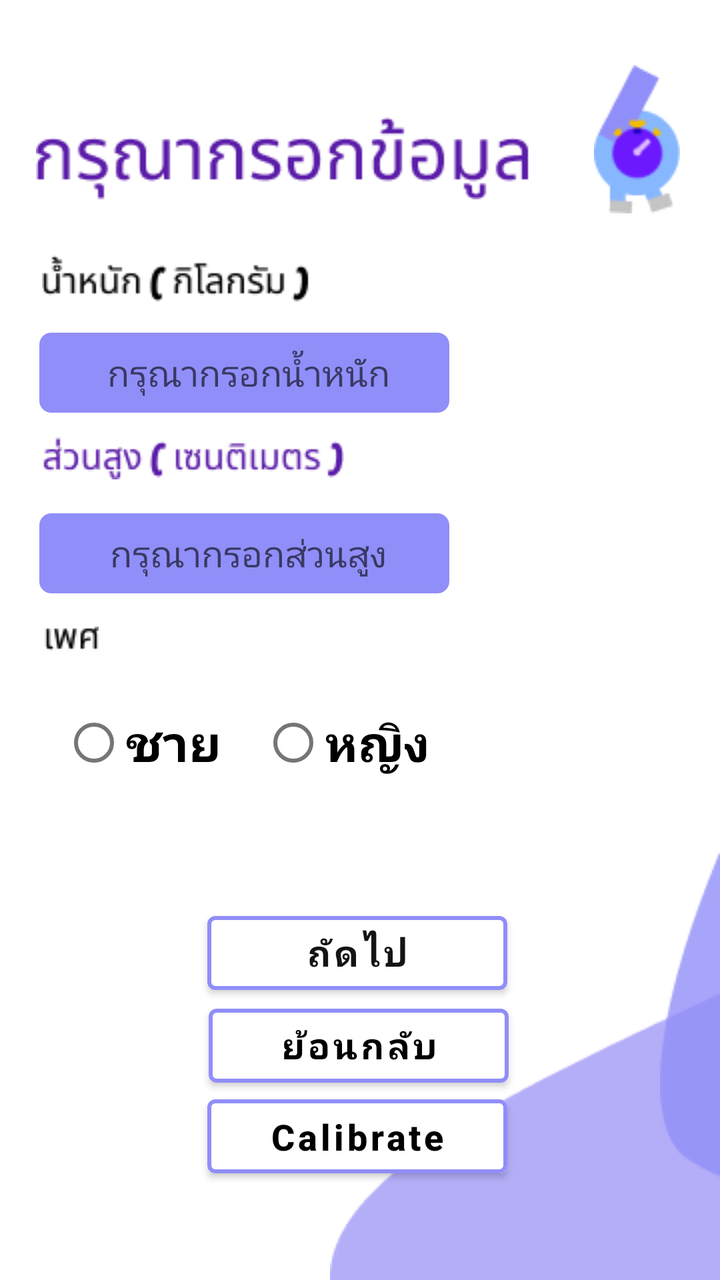
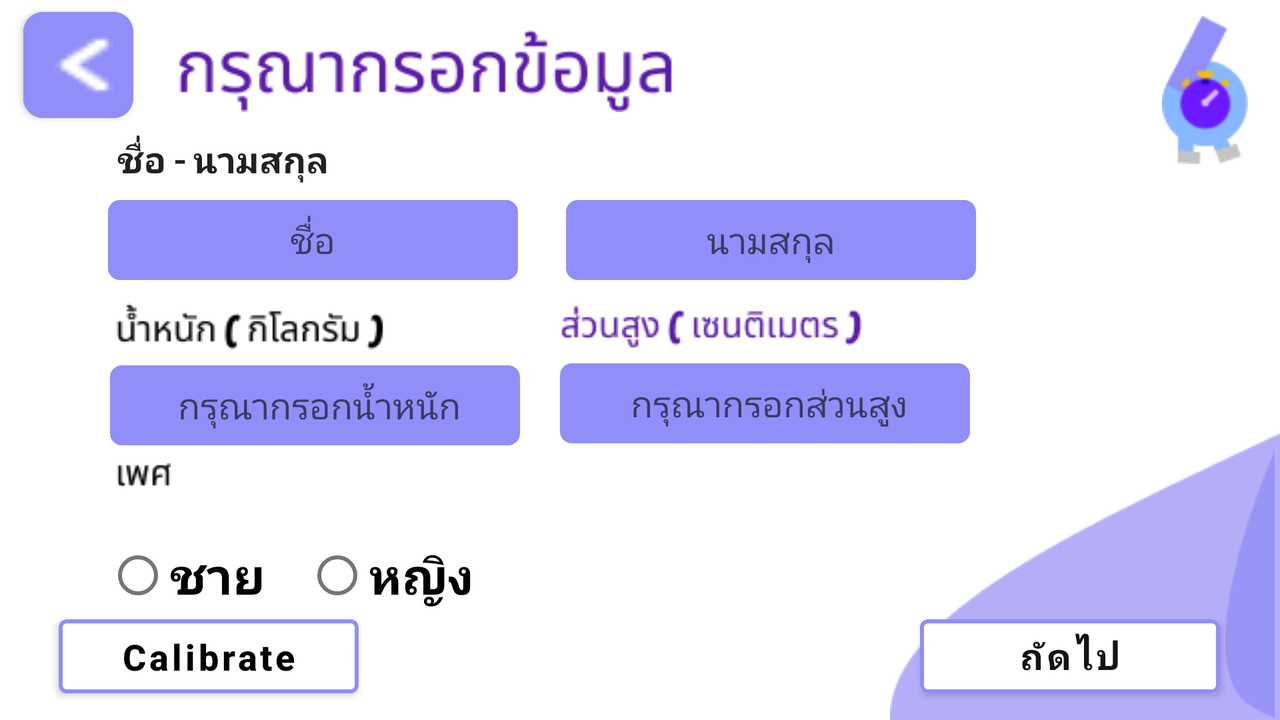

Compare how this app lays out the same screen by default and in its alternative resource folder. The renders come first, then the two layout files and the values they reference.
<!-- AndroidManifest.xml: application theme Theme.WalkFromHome -->
<!-- res/layout/activity_insert_data_page.xml -->
<?xml version="1.0" encoding="utf-8"?>
<androidx.constraintlayout.widget.ConstraintLayout xmlns:android="http://schemas.android.com/apk/res/android"
    xmlns:app="http://schemas.android.com/apk/res-auto"
    xmlns:tools="http://schemas.android.com/tools"
    android:layout_width="match_parent"
    android:layout_height="match_parent"
    android:background="@android:color/white"
    tools:context=".insert_data_page"
    tools:layout_editor_absoluteX="0dp"
    tools:layout_editor_absoluteY="0dp">

    <Button
        android:id="@+id/insert_data_next_button"
        android:layout_width="150dp"
        android:layout_height="49dp"
        android:backgroundTint="#FFFF"
        android:fontFamily="@font/poppins"
        android:text="ถัดไป"
        android:textColor="#151414"
        android:textSize="18sp"
        android:textStyle="bold"
        app:layout_constraintBottom_toBottomOf="parent"
        app:layout_constraintEnd_toEndOf="parent"
        app:layout_constraintHorizontal_bias="0.493"
        app:layout_constraintStart_toStartOf="parent"
        app:layout_constraintTop_toTopOf="parent"
        app:layout_constraintVertical_bias="0.765"
        app:strokeColor="#908EF8"
        app:strokeWidth="2dp" />

    <Button
        android:id="@+id/insert_data_back_button"
        android:layout_width="150dp"
        android:layout_height="49dp"
        android:backgroundTint="#ffff"
        android:fontFamily="@font/poppins"
        android:text="ย้อนกลับ"
        android:textAllCaps="false"
        android:textColor="@color/black"
        android:textColorHighlight="#131313"
        android:textColorHint="#292626"
        android:textSize="18sp"
        android:textStyle="bold"
        app:layout_constraintBottom_toBottomOf="parent"
        app:layout_constraintEnd_toEndOf="parent"
        app:layout_constraintHorizontal_bias="0.497"
        app:layout_constraintStart_toStartOf="parent"
        app:layout_constraintTop_toTopOf="parent"
        app:layout_constraintVertical_bias="0.843"
        app:strokeColor="#908EF8"
        app:strokeWidth="2dp" />

    <ImageView
        android:id="@+id/nsert_data_logo_11"
        android:layout_width="wrap_content"
        android:layout_height="wrap_content"
        android:layout_marginStart="250dp"
        android:layout_marginTop="15dp"
        app:layout_constraintBottom_toBottomOf="parent"
        app:layout_constraintEnd_toEndOf="parent"
        app:layout_constraintHorizontal_bias="0.703"
        app:layout_constraintStart_toStartOf="parent"
        app:layout_constraintTop_toTopOf="parent"
        app:layout_constraintVertical_bias="0.032"
        app:srcCompat="@drawable/third_page_logo"
        tools:ignore="ImageContrastCheck"
        tools:srcCompat="@drawable/third_page_logo" />

    <ImageView
        android:id="@+id/insert_data_text"
        android:layout_width="wrap_content"
        android:layout_height="wrap_content"
        app:layout_constraintBottom_toBottomOf="parent"
        app:layout_constraintEnd_toEndOf="parent"
        app:layout_constraintHorizontal_bias="0.158"
        app:layout_constraintStart_toStartOf="parent"
        app:layout_constraintTop_toTopOf="parent"
        app:layout_constraintVertical_bias="0.098"
        app:srcCompat="@drawable/elevenpage_1" />

    <ImageView
        android:id="@+id/insert_data_text2"
        android:layout_width="wrap_content"
        android:layout_height="wrap_content"
        app:layout_constraintBottom_toBottomOf="parent"
        app:layout_constraintEnd_toEndOf="parent"
        app:layout_constraintHorizontal_bias="0.093"
        app:layout_constraintStart_toStartOf="parent"
        app:layout_constraintTop_toTopOf="parent"
        app:layout_constraintVertical_bias="0.207"
        app:srcCompat="@drawable/elevenpage_4" />

    <com.google.android.material.textfield.TextInputEditText
        android:id="@+id/insert_weight"
        android:layout_width="205dp"
        android:layout_height="40dp"
        android:background="@drawable/insert_data_box"
        android:fontFamily="@font/poppins"
        android:hint=" กรุณากรอกน้ำหนัก"
        android:textAlignment="center"
        android:textSize="18sp"
        app:layout_constraintBottom_toBottomOf="parent"
        app:layout_constraintEnd_toEndOf="parent"
        app:layout_constraintHorizontal_bias="0.126"
        app:layout_constraintStart_toStartOf="parent"
        app:layout_constraintTop_toTopOf="parent"
        app:layout_constraintVertical_bias="0.277"
        tools:ignore="TouchTargetSizeCheck" />

    <com.google.android.material.textfield.TextInputEditText
        android:id="@+id/insert_height"
        android:layout_width="205dp"
        android:layout_height="40dp"
        android:background="@drawable/insert_data_box"
        android:fontFamily="@font/poppins"
        android:hint=" กรุณากรอกส่วนสูง"
        android:textAlignment="center"
        android:textSize="18sp"
        app:layout_constraintBottom_toBottomOf="parent"
        app:layout_constraintEnd_toEndOf="parent"
        app:layout_constraintHorizontal_bias="0.126"
        app:layout_constraintStart_toStartOf="parent"
        app:layout_constraintTop_toTopOf="parent"
        app:layout_constraintVertical_bias="0.428"
        tools:ignore="TouchTargetSizeCheck" />

    <ImageView
        android:id="@+id/insert_data_text3"
        android:layout_width="wrap_content"
        android:layout_height="wrap_content"
        app:layout_constraintBottom_toBottomOf="parent"
        app:layout_constraintEnd_toEndOf="parent"
        app:layout_constraintHorizontal_bias="0.1"
        app:layout_constraintStart_toStartOf="parent"
        app:layout_constraintTop_toTopOf="parent"
        app:layout_constraintVertical_bias="0.353"
        app:srcCompat="@drawable/elevenpage_6" />

    <ImageView
        android:id="@+id/insert_data_text4"
        android:layout_width="wrap_content"
        android:layout_height="wrap_content"
        app:layout_constraintBottom_toBottomOf="parent"
        app:layout_constraintEnd_toEndOf="parent"
        app:layout_constraintHorizontal_bias="0.067"
        app:layout_constraintStart_toStartOf="parent"
        app:layout_constraintTop_toTopOf="parent"
        app:layout_constraintVertical_bias="0.499"
        app:srcCompat="@drawable/elevenpage_5" />

    <ImageView
        android:id="@+id/eleven_ellipse_1"
        android:layout_width="wrap_content"
        android:layout_height="wrap_content"
        app:layout_constraintBottom_toBottomOf="parent"
        app:layout_constraintEnd_toEndOf="parent"
        app:layout_constraintHorizontal_bias="1.0"
        app:layout_constraintStart_toStartOf="parent"
        app:layout_constraintTop_toTopOf="parent"
        app:layout_constraintVertical_bias="1.0"
        app:srcCompat="@drawable/elevenpage_2" />

    <ImageView
        android:id="@+id/eleven_ellipse_2"
        android:layout_width="wrap_content"
        android:layout_height="wrap_content"
        app:layout_constraintBottom_toBottomOf="parent"
        app:layout_constraintEnd_toEndOf="parent"
        app:layout_constraintHorizontal_bias="1.0"
        app:layout_constraintStart_toStartOf="parent"
        app:layout_constraintTop_toTopOf="parent"
        app:layout_constraintVertical_bias="0.752"
        app:srcCompat="@drawable/elevenpage_3" />

    <RadioGroup
        android:id="@+id/genderGroup"
        android:layout_width="wrap_content"
        android:layout_height="wrap_content"
        android:layout_margin="5dp"
        android:orientation="horizontal"
        android:padding="5dp"
        app:layout_constraintBottom_toBottomOf="parent"
        app:layout_constraintEnd_toEndOf="parent"
        app:layout_constraintHorizontal_bias="0.08"
        app:layout_constraintStart_toStartOf="parent"
        app:layout_constraintTop_toTopOf="parent"
        app:layout_constraintVertical_bias="0.593">

        <RadioButton
            android:id="@+id/male_ratio"
            android:layout_width="match_parent"
            android:layout_height="wrap_content"
            android:layout_margin="10dp"
            android:fontFamily="@font/poppins"
            android:text="ชาย"
            android:textColor="@color/black"
            android:textAlignment="center"
            android:textSize="25sp"
            android:textStyle="bold" />

        <RadioButton
            android:id="@+id/female_ratio"
            android:layout_width="wrap_content"
            android:layout_height="wrap_content"
            android:layout_margin="10dp"
            android:fontFamily="@font/poppins"
            android:text="หญิง"
            android:textColor="@color/black"
            android:textAlignment="center"
            android:textSize="25sp"
            android:textStyle="bold" />

    </RadioGroup>
    <Button
        android:id="@+id/to_calibrate_button"
        android:layout_width="150dp"
        android:layout_height="49dp"
        android:backgroundTint="#ffff"
        android:text="Calibrate"
        android:textAllCaps="false"
        android:textColor="@color/black"
        android:textColorHighlight="#131313"
        android:textColorHint="#292626"
        android:textSize="18sp"
        android:textStyle="bold"
        app:layout_constraintBottom_toBottomOf="parent"
        app:layout_constraintEnd_toEndOf="parent"
        app:layout_constraintHorizontal_bias="0.493"
        app:layout_constraintStart_toStartOf="parent"
        app:layout_constraintTop_toTopOf="parent"
        app:layout_constraintVertical_bias="0.92"
        app:strokeColor="#908EF8"
        app:strokeWidth="2dp" />

</androidx.constraintlayout.widget.ConstraintLayout>
<!-- resources referenced by this layout -->
<resources>
  <color name="black">#FF000000</color>
  <!-- drawable elevenpage_1: png bitmap (drawable, 4054 bytes) -->
  <!-- drawable elevenpage_2: png bitmap (drawable, 1496 bytes) -->
  <!-- drawable elevenpage_3: png bitmap (drawable, 1187 bytes) -->
  <!-- drawable elevenpage_4: png bitmap (drawable, 1260 bytes) -->
  <!-- drawable elevenpage_5: png bitmap (drawable, 385 bytes) -->
  <!-- drawable elevenpage_6: png bitmap (drawable, 2394 bytes) -->
  <!-- drawable insert_data_box (drawable) -->
  <?xml version="1.0" encoding="utf-8"?>
  <shape
      xmlns:android="http://schemas.android.com/apk/res/android"
      android:shape="rectangle">
      <corners android:radius="6dp"/>
      <solid android:color="#908EF8"/>
  
  </shape>
  <!-- drawable third_page_logo: png bitmap (drawable, 2341 bytes) -->
  <style name="Theme.WalkFromHome" parent="Theme.MaterialComponents.DayNight.NoActionBar">
          
          <item name="colorPrimary">@color/purple_500</item>
          <item name="colorPrimaryVariant">@color/purple_700</item>
          <item name="colorOnPrimary">@color/white</item>
          
          <item name="colorSecondary">@color/teal_200</item>
          <item name="colorSecondaryVariant">@color/teal_700</item>
          <item name="colorOnSecondary">@color/black</item>
          
          <item name="android:statusBarColor" tools:targetApi="l">?attr/colorPrimaryVariant</item>
          
      </style>
  <color name="purple_500">#FF6200EE</color>
  <color name="purple_700">#FF3700B3</color>
  <color name="white">#FFFFFFFF</color>
  <color name="teal_200">#FF03DAC5</color>
  <color name="teal_700">#FF018786</color>
</resources>
<!-- res/layout-land/activity_insert_data_page.xml (the repository's variant of the layout above) -->
<!-- drawn on the phone turned sideways -->
<?xml version="1.0" encoding="utf-8"?>
<androidx.constraintlayout.widget.ConstraintLayout xmlns:android="http://schemas.android.com/apk/res/android"
    xmlns:app="http://schemas.android.com/apk/res-auto"
    xmlns:tools="http://schemas.android.com/tools"
    android:layout_width="match_parent"
    android:layout_height="match_parent"
    android:background="@android:color/white"
    tools:context=".insert_data_page"
    tools:layout_editor_absoluteX="0dp"
    tools:layout_editor_absoluteY="0dp">

    <Button
        android:id="@+id/insert_data_back_button"
        android:layout_width="55dp"
        android:layout_height="65dp"
        android:backgroundTint="#908EF8"
        android:isScrollContainer="false"
        app:cornerRadius="10dp"
        app:icon="@drawable/third_page_back_button"
        app:iconPadding="8dp"
        app:iconSize="29dp"
        app:layout_constraintBottom_toBottomOf="parent"
        app:layout_constraintEnd_toEndOf="parent"
        app:layout_constraintHorizontal_bias="0.02"
        app:layout_constraintStart_toStartOf="parent"
        app:layout_constraintTop_toTopOf="parent"
        app:layout_constraintVertical_bias="0.0"
        tools:ignore="SpeakableTextPresentCheck,TouchTargetSizeCheck" />

    <ImageView
        android:id="@+id/nsert_data_logo_11"
        android:layout_width="wrap_content"
        android:layout_height="wrap_content"
        android:layout_marginTop="8dp"
        android:layout_marginEnd="16dp"
        app:layout_constraintEnd_toEndOf="parent"
        app:layout_constraintTop_toTopOf="parent"
        app:srcCompat="@drawable/third_page_logo"
        tools:ignore="ImageContrastCheck"
        tools:srcCompat="@drawable/third_page_logo" />

    <ImageView
        android:id="@+id/insert_data_text"
        android:layout_width="wrap_content"
        android:layout_height="wrap_content"
        app:layout_constraintBottom_toBottomOf="@+id/insert_data_back_button"
        app:layout_constraintEnd_toEndOf="parent"
        app:layout_constraintHorizontal_bias="0.07"
        app:layout_constraintStart_toEndOf="@+id/insert_data_back_button"
        app:layout_constraintTop_toTopOf="@+id/insert_data_back_button"
        app:layout_constraintVertical_bias="0.62"
        app:srcCompat="@drawable/elevenpage_1" />

    <ImageView
        android:id="@+id/insert_data_text2"
        android:layout_width="wrap_content"
        android:layout_height="wrap_content"
        app:layout_constraintBottom_toBottomOf="parent"
        app:layout_constraintEnd_toEndOf="parent"
        app:layout_constraintHorizontal_bias="0.115"
        app:layout_constraintStart_toStartOf="parent"
        app:layout_constraintTop_toBottomOf="@+id/insert_lastname"
        app:layout_constraintVertical_bias="0.060000002"
        app:srcCompat="@drawable/elevenpage_4" />

    <com.google.android.material.textfield.TextInputEditText
        android:id="@+id/insert_weight"
        android:layout_width="205dp"
        android:layout_height="40dp"
        android:layout_marginTop="8dp"
        android:background="@drawable/insert_data_box"
        android:fontFamily="@font/poppins"
        android:hint=" กรุณากรอกน้ำหนัก"
        android:textAlignment="center"
        android:textSize="18sp"
        app:layout_constraintEnd_toEndOf="@+id/insert_data_text2"
        app:layout_constraintHorizontal_bias="0.05"
        app:layout_constraintStart_toStartOf="@+id/insert_data_text2"
        app:layout_constraintTop_toBottomOf="@+id/insert_data_text2"
        tools:ignore="TouchTargetSizeCheck" />

    <com.google.android.material.textfield.TextInputEditText
        android:id="@+id/insert_height"
        android:layout_width="205dp"
        android:layout_height="40dp"
        android:layout_marginTop="8dp"
        android:background="@drawable/insert_data_box"
        android:fontFamily="@font/poppins"
        android:hint=" กรุณากรอกส่วนสูง"
        android:textAlignment="center"
        android:textSize="18sp"
        app:layout_constraintStart_toStartOf="@+id/insert_data_text3"
        app:layout_constraintTop_toBottomOf="@+id/insert_data_text3"
        tools:ignore="TouchTargetSizeCheck" />

    <ImageView
        android:id="@+id/insert_data_text3"
        android:layout_width="wrap_content"
        android:layout_height="wrap_content"
        android:layout_marginStart="20dp"
        android:layout_marginTop="1dp"
        app:layout_constraintStart_toEndOf="@+id/insert_weight"
        app:layout_constraintTop_toTopOf="@+id/insert_data_text2"
        app:srcCompat="@drawable/elevenpage_6" />

    <ImageView
        android:id="@+id/insert_data_text4"
        android:layout_width="wrap_content"
        android:layout_height="wrap_content"
        app:layout_constraintBottom_toBottomOf="parent"
        app:layout_constraintStart_toStartOf="@+id/insert_data_text2"
        app:layout_constraintTop_toBottomOf="@+id/insert_height"
        app:layout_constraintVertical_bias="0.07999998"
        app:srcCompat="@drawable/elevenpage_5" />

    <ImageView
        android:id="@+id/eleven_ellipse_1"
        android:layout_width="wrap_content"
        android:layout_height="wrap_content"
        app:layout_constraintBottom_toBottomOf="parent"
        app:layout_constraintEnd_toEndOf="parent"
        app:layout_constraintHorizontal_bias="1.0"
        app:layout_constraintStart_toStartOf="parent"
        app:layout_constraintTop_toTopOf="parent"
        app:layout_constraintVertical_bias="1.0"
        app:srcCompat="@drawable/elevenpage_2" />

    <ImageView
        android:id="@+id/eleven_ellipse_2"
        android:layout_width="wrap_content"
        android:layout_height="wrap_content"
        app:layout_constraintBottom_toBottomOf="parent"
        app:layout_constraintEnd_toEndOf="parent"
        app:layout_constraintHorizontal_bias="1.0"
        app:layout_constraintStart_toStartOf="parent"
        app:layout_constraintTop_toTopOf="parent"
        app:layout_constraintVertical_bias="0.752"
        app:srcCompat="@drawable/elevenpage_3" />

    <RadioGroup
        android:id="@+id/genderGroup"
        android:layout_width="wrap_content"
        android:layout_height="wrap_content"
        android:layout_margin="5dp"
        android:orientation="horizontal"
        android:padding="5dp"
        app:layout_constraintEnd_toEndOf="@+id/insert_data_text4"
        app:layout_constraintHorizontal_bias="0.13"
        app:layout_constraintStart_toStartOf="@+id/insert_data_text4"
        app:layout_constraintTop_toBottomOf="@+id/insert_data_text4">

        <RadioButton
            android:id="@+id/male_ratio"
            android:layout_width="match_parent"
            android:layout_height="wrap_content"
            android:layout_margin="10dp"
            android:fontFamily="@font/poppins"
            android:text="ชาย"
            android:textAlignment="center"
            android:textColor="@color/black"
            android:textSize="25sp"
            android:textStyle="bold" />

        <RadioButton
            android:id="@+id/female_ratio"
            android:layout_width="wrap_content"
            android:layout_height="wrap_content"
            android:layout_margin="10dp"
            android:fontFamily="@font/poppins"
            android:text="หญิง"
            android:textAlignment="center"
            android:textColor="@color/black"
            android:textSize="25sp"
            android:textStyle="bold" />

    </RadioGroup>

    <Button
        android:id="@+id/to_calibrate_button"
        android:layout_width="150dp"
        android:layout_height="49dp"
        android:backgroundTint="#ffff"
        android:text="Calibrate"
        android:textAllCaps="false"
        android:textColor="@color/black"
        android:textColorHighlight="#131313"
        android:textColorHint="#292626"
        android:textSize="18sp"
        android:textStyle="bold"
        app:layout_constraintBottom_toBottomOf="parent"
        app:layout_constraintEnd_toEndOf="parent"
        app:layout_constraintHorizontal_bias="0.06"
        app:layout_constraintStart_toStartOf="parent"
        app:layout_constraintTop_toTopOf="parent"
        app:layout_constraintVertical_bias="0.976"
        app:strokeColor="#908EF8"
        app:strokeWidth="2dp" />

    <Button
        android:id="@+id/insert_data_next_button"
        android:layout_width="150dp"
        android:layout_height="49dp"
        android:backgroundTint="#FFFF"
        android:fontFamily="@font/poppins"
        android:text="ถัดไป"
        android:textColor="#151414"
        android:textSize="18sp"
        android:textStyle="bold"
        app:layout_constraintBottom_toBottomOf="parent"
        app:layout_constraintEnd_toEndOf="parent"
        app:layout_constraintHorizontal_bias="0.939"
        app:layout_constraintStart_toStartOf="parent"
        app:layout_constraintTop_toTopOf="parent"
        app:layout_constraintVertical_bias="0.976"
        app:strokeColor="#908EF8"
        app:strokeWidth="2dp" />

    <TextView
        android:id="@+id/textView13"
        android:layout_width="wrap_content"
        android:layout_height="wrap_content"
        android:fontFamily="@font/poppins_light"
        android:text="ชื่อ - นามสกุล"
        android:textAppearance="@style/TextAppearance.AppCompat.Body1"
        android:textSize="18sp"
        android:textStyle="bold"
        android:typeface="normal"
        app:layout_constraintBottom_toBottomOf="parent"
        app:layout_constraintEnd_toEndOf="parent"
        app:layout_constraintHorizontal_bias="0.11"
        app:layout_constraintStart_toStartOf="parent"
        app:layout_constraintTop_toBottomOf="@+id/insert_data_text"
        app:layout_constraintVertical_bias="0.04000002" />

    <com.google.android.material.textfield.TextInputEditText
        android:id="@+id/insert_firstname"
        android:layout_width="205dp"
        android:layout_height="40dp"
        android:layout_marginTop="8dp"
        android:background="@drawable/insert_data_box"
        android:fontFamily="@font/poppins"
        android:hint="ชื่อ"
        android:textAlignment="center"
        android:textSize="18sp"
        app:layout_constraintEnd_toEndOf="@+id/textView13"
        app:layout_constraintHorizontal_bias="0.05"
        app:layout_constraintStart_toStartOf="@+id/textView13"
        app:layout_constraintTop_toBottomOf="@+id/textView13" />

    <com.google.android.material.textfield.TextInputEditText
        android:id="@+id/insert_lastname"
        android:layout_width="205dp"
        android:layout_height="40dp"
        android:layout_marginStart="24dp"
        android:background="@drawable/insert_data_box"
        android:fontFamily="@font/poppins"
        android:hint="นามสกุล"
        android:textAlignment="center"
        app:layout_constraintStart_toEndOf="@+id/insert_firstname"
        app:layout_constraintTop_toTopOf="@+id/insert_firstname" />

</androidx.constraintlayout.widget.ConstraintLayout>
<!-- resources referenced by the variant -->
<!-- as the phone turned sideways resolves them -->
<resources>
  <color name="black">#FF000000</color>
  <!-- drawable elevenpage_1: png bitmap (drawable, 4054 bytes) -->
  <!-- drawable elevenpage_2: png bitmap (drawable, 1496 bytes) -->
  <!-- drawable elevenpage_3: png bitmap (drawable, 1187 bytes) -->
  <!-- drawable elevenpage_4: png bitmap (drawable, 1260 bytes) -->
  <!-- drawable elevenpage_5: png bitmap (drawable, 385 bytes) -->
  <!-- drawable elevenpage_6: png bitmap (drawable, 2394 bytes) -->
  <!-- drawable insert_data_box (drawable) -->
  <?xml version="1.0" encoding="utf-8"?>
  <shape
      xmlns:android="http://schemas.android.com/apk/res/android"
      android:shape="rectangle">
      <corners android:radius="6dp"/>
      <solid android:color="#908EF8"/>
  
  </shape>
  <!-- drawable third_page_back_button: png bitmap (drawable, 209 bytes) -->
  <!-- drawable third_page_logo: png bitmap (drawable, 2341 bytes) -->
  <style name="Theme.WalkFromHome" parent="Theme.MaterialComponents.DayNight.NoActionBar">
          
          <item name="colorPrimary">@color/purple_500</item>
          <item name="colorPrimaryVariant">@color/purple_700</item>
          <item name="colorOnPrimary">@color/white</item>
          
          <item name="colorSecondary">@color/teal_200</item>
          <item name="colorSecondaryVariant">@color/teal_700</item>
          <item name="colorOnSecondary">@color/black</item>
          
          <item name="android:statusBarColor" tools:targetApi="l">?attr/colorPrimaryVariant</item>
          
      </style>
  <color name="purple_500">#FF6200EE</color>
  <color name="purple_700">#FF3700B3</color>
  <color name="white">#FFFFFFFF</color>
  <color name="teal_200">#FF03DAC5</color>
  <color name="teal_700">#FF018786</color>
</resources>
